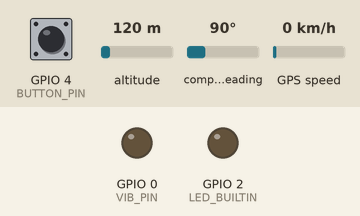
Recording of a sketch running on a simulated ESP8266 (NodeMCU). Shown: output pins drawn as LEDs (lit = HIGH, except the on-board LED, lit = LOW). The test bench sets the inputs (shaded band); at power-on: GPIO 4 (BUTTON_PIN) HIGH, altitude 120 m, compass heading 90°, GPS speed 0 km/h. The GPS gets a fix after 3 s at 37.7749, -122.4194 with 8 satellites; pins used as bus, display or sensor lines are not drawn.

Above: at 1.2 s.
1.3 s: GPIO 4 (BUTTON_PIN) pulled LOW for 3.2 s
At 2.7 s:
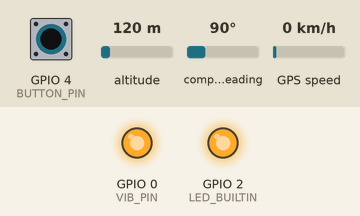
6.6 s: GPIO 4 (BUTTON_PIN) pulled LOW for 1 s
Timing chart, 0 to 9.6 s (numbered marks = the images above; inputs shaded):
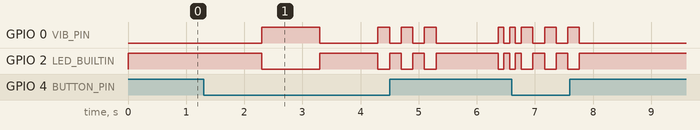

Measured:
- after the input at 1.3 s, GPIO 0 (VIB_PIN): LOW → HIGH after 1.0 s, → LOW 1.0 s later, → HIGH 1.0 s later, → LOW 0.20 s later, … (11 changes in this stretch); GPIO 2 (LED_BUILTIN): HIGH → LOW after 1.0 s, → HIGH 1.0 s later, → LOW 1.0 s later, → HIGH 0.20 s later, … (11 changes in this stretch)

The sketch:

beacon_hc12_active_tinygps.ino
```cpp
#include <ESP8266WiFi.h>
#include <SoftwareSerial.h>
#include <TinyGPS++.h>

#define BUTTON_PIN 4
#define POWER_ON_PIN 5
#define VIB_PIN 0
#define radioSerial Serial

static const int RXPin = 14, TXPin = 12;
static const uint32_t GPSBaud = 9600;
const uint32_t COMMAND_DELAY = 250;
TinyGPSPlus gps;

SoftwareSerial gpsPort(RXPin, TXPin); //Rx-D5, Tx-D6

unsigned long buttonPressedMillis = 0;
unsigned long powerOffPressedMillis = 0;
int buttonInterval = 1000;
int powerOffInterval = 3000;

boolean beaconEnabled = false;
boolean lastButtonState = false;
boolean actionFired = false;

int ledState = HIGH;
unsigned long ledOnMillis = 0;
const long interval = 1000;

String lastSendedMessage = "";
long lastMessageMillis = 0;
long sendMessageInterval = 200;

double defaultAngle;

double beaconLat;
double beaconLong;

double tripodLat;
double tripodLong;

double checkpointLat;
double checkpointLong;

double defaultAzimuth;
double beaconAzimuth;
double angle;

const int HEARTBEAT_INTERVAL = 3000;

boolean heartbeatReceived;
boolean gpsReceived;
unsigned long lastHeartbeatCheckMillis;

double divider = 10000000;

const unsigned char ubxRate5Hz[] PROGMEM =
  { 0x06,0x08,0x06,0x00,200,0x00,0x01,0x00,0x01,0x00 };

const unsigned char ubxDisableVTG[] PROGMEM =
  { 0x06,0x01,0x08,0x00,0xF0,0x05,0x00,0x00,0x00,0x00,0x00,0x01 };

const unsigned char ubxDisableRMC[] PROGMEM =
  { 0x06,0x01,0x08,0x00,0xF0,0x04,0x00,0x00,0x00,0x00,0x00,0x01 };

const unsigned char ubxDisableGSV[] PROGMEM =
  { 0x06,0x01,0x08,0x00,0xF0,0x03,0x00,0x00,0x00,0x00,0x00,0x01 };

static const uint8_t PROGMEM dscrc_table[] = {
    0, 94,188,226, 97, 63,221,131,194,156,126, 32,163,253, 31, 65,
  157,195, 33,127,252,162, 64, 30, 95,  1,227,189, 62, 96,130,220,
   35,125,159,193, 66, 28,254,160,225,191, 93,  3,128,222, 60, 98,
  190,224,  2, 92,223,129, 99, 61,124, 34,192,158, 29, 67,161,255,
   70, 24,250,164, 39,121,155,197,132,218, 56,102,229,187, 89,  7,
  219,133,103, 57,186,228,  6, 88, 25, 71,165,251,120, 38,196,154,
  101, 59,217,135,  4, 90,184,230,167,249, 27, 69,198,152,122, 36,
  248,166, 68, 26,153,199, 37,123, 58,100,134,216, 91,  5,231,185,
  140,210, 48,110,237,179, 81, 15, 78, 16,242,172, 47,113,147,205,
   17, 79,173,243,112, 46,204,146,211,141,111, 49,178,236, 14, 80,
  175,241, 19, 77,206,144,114, 44,109, 51,209,143, 12, 82,176,238,
   50,108,142,208, 83, 13,239,177,240,174, 76, 18,145,207, 45,115,
  202,148,118, 40,171,245, 23, 73,  8, 86,180,234,105, 55,213,139,
   87,  9,235,181, 54,104,138,212,149,203, 41,119,244,170, 72, 22,
  233,183, 85, 11,136,214, 52,106, 43,117,151,201, 74, 20,246,168,
  116, 42,200,150, 21, 75,169,247,182,232, 10, 84,215,137,107, 53};

void sendUBX( const unsigned char *progmemBytes, size_t len ){
  gpsPort.write( 0xB5 ); // SYNC1
  gpsPort.write( 0x62 ); // SYNC2

  uint8_t a = 0, b = 0;
  while (len-- > 0) {
    uint8_t c = pgm_read_byte( progmemBytes++ );
    a += c;
    b += a;
    gpsPort.write( c );
  }

  gpsPort.write( a ); // CHECKSUM A
  gpsPort.write( b ); // CHECKSUM B

}

uint8_t crc8(const uint8_t *addr, uint8_t len) {
  uint8_t crc = 0;
  while (len--) {
    crc = pgm_read_byte(dscrc_table + (crc ^ *addr++));
  }
  return crc;
}

double toRadians(double angle) {
  return (angle * 71) / 4068;
}

double toDegrees(double angle) {
  return (angle * 4068) / 71;
}

double getAzimuth(double p1lat, double p1long, double p2lat, double p2long) {
  p1lat = toRadians(p1lat);
  p1long = toRadians(p1long);
  p2lat = toRadians(p2lat);
  p2long = toRadians(p2long);

  double delta_long = p2long - p1long;
  double y = sin(delta_long) * cos(p2lat);
  double x = cos(p1lat) * sin(p2lat) - sin(p1lat) * cos(p2lat) * cos(delta_long);
  double a = atan2(y, x);
  a = toDegrees(a);

  if (a < 0) {
    return a + 360;
  } else {
    return a;
  }
}

void initVariables(){
  lastSendedMessage = "";
  lastMessageMillis = 0;
  sendMessageInterval = 200;

  defaultAngle = 0;

  beaconLat = 0;
  beaconLong = 0;

  tripodLat = 0;
  tripodLong = 0;

  checkpointLat = 0;
  checkpointLong = 0;

  defaultAzimuth = 0;
  beaconAzimuth = 0;
  angle = 0;

  heartbeatReceived = false;
  gpsReceived = false;
  lastHeartbeatCheckMillis = 0;
}

void setup(){
  pinMode(BUTTON_PIN, INPUT_PULLUP);
  pinMode(POWER_ON_PIN, OUTPUT);
  digitalWrite(POWER_ON_PIN, LOW);

  pinMode(VIB_PIN, OUTPUT);
  digitalWrite(VIB_PIN, LOW);

  Serial.begin(9600);
  gpsPort.begin(9600);

  pinMode(LED_BUILTIN, OUTPUT);
  digitalWrite(LED_BUILTIN, ledState);
  lastHeartbeatCheckMillis = millis();

  initVariables();
  WiFi.forceSleepBegin();
  delay(1);
}

void initExternalDevices(){
  sendUBX(ubxRate5Hz, sizeof(ubxRate5Hz));
  delay(COMMAND_DELAY);
  sendUBX(ubxDisableVTG, sizeof(ubxDisableVTG));
  delay(COMMAND_DELAY);
  sendUBX(ubxDisableRMC, sizeof(ubxDisableRMC));
  delay(COMMAND_DELAY);
  sendUBX(ubxDisableGSV, sizeof(ubxDisableGSV));
}

void loop(){
  handleButton();

  if(beaconEnabled){
    handleGPS();
    handleHeartbeat();
  }
}

void handleButton() {
  boolean currentButtonState = !digitalRead(BUTTON_PIN);

  if (currentButtonState && !lastButtonState) {
    buttonPressedMillis = millis();
    powerOffPressedMillis = millis();

    lastButtonState = currentButtonState;
  };
  if (!actionFired && currentButtonState && (millis() - buttonPressedMillis) >= buttonInterval) {
    ledState = LOW;
    digitalWrite(LED_BUILTIN, LOW);
    digitalWrite(VIB_PIN, HIGH);

    ledOnMillis = millis();
    handleCheckpoint();
    actionFired = true;
  };

//  power on / off
  if(currentButtonState && (millis() - powerOffPressedMillis) >= powerOffInterval){
    flashLED(3, 200);
    if(beaconEnabled){
      digitalWrite(POWER_ON_PIN, LOW);
      beaconEnabled = false;
    }else{
      digitalWrite(POWER_ON_PIN, HIGH);
      initVariables();
      delay(100);
      initExternalDevices();
      beaconEnabled = true;
    };
  };

  if (!currentButtonState && lastButtonState) {
    lastButtonState = currentButtonState;
    actionFired = false;
  };

  if (ledState == LOW) {
    unsigned long currentMillis = millis();
    if (currentMillis - ledOnMillis >= interval) {
      ledState = HIGH;
      digitalWrite(LED_BUILTIN, ledState);
      digitalWrite(VIB_PIN, LOW);
    }
  }
}

void flashLED(int times, long period){
  for(int i = 0; i < times; i++){
    digitalWrite(LED_BUILTIN, LOW);
    digitalWrite(VIB_PIN, HIGH);
    delay(period);
    digitalWrite(LED_BUILTIN, HIGH);
    digitalWrite(VIB_PIN, LOW);
    delay(period);
  }
}

void handleCheckpoint() {
  if (tripodLat == 0 && tripodLong == 0) {
    tripodLat = beaconLat;
    tripodLong = beaconLong;
  } else if (checkpointLat == 0 && checkpointLong == 0) {
    checkpointLat = beaconLat;
    checkpointLong = beaconLong;
    if (tripodLat != 0 && tripodLong != 0 && defaultAzimuth == 0) {
      defaultAzimuth = getAzimuth(tripodLat, tripodLong, checkpointLat, checkpointLong);
    }
  }
}

static void handleGPS() {
  while (gpsPort.available() > 0){
    gps.encode(gpsPort.read());
    if (gps.location.isUpdated()){
      gpsReceived = true;
      beaconLat = gps.location.lat();
      beaconLong = gps.location.lng();
      handleBeaconCoordinates();
    };
  };
}

double modulo(double a, double b) {
  return a - floor(a / b) * b;
}

void handleBeaconCoordinates() {
  if (tripodLat != 0 && tripodLong != 0 && checkpointLat != 0 && checkpointLong != 0) {
    beaconAzimuth = getAzimuth(tripodLat, tripodLong, beaconLat, beaconLong);

    angle = beaconAzimuth - defaultAzimuth;
//    angle = modulo(angle + 180, 360) - 180;
    angle = modulo(angle, 360);
    lastSendedMessage = String(round(truncate(angle, 1) * 10));
    sendMessage(lastSendedMessage);
  }
}

void handleMessage(){
  if(lastSendedMessage != "" && (millis() - lastMessageMillis) >= sendMessageInterval){
    sendMessage(lastSendedMessage);
    lastMessageMillis = millis();
  }
}

static void sendMessage(String msg) {
  String m;
  m = '@' + msg + '@' + hashData(msg) + '\n';
  radioSerial.println(m);
}

String hashData(String data) {
  return String(crc8((const uint8_t*)data.c_str(), data.length()));
}

void handleHeartbeat(){
  if(radioSerial.available() > 0){
    heartbeatReceived = true;
    while (radioSerial.available() > 0) {
      radioSerial.read();
    };
  };

  if((millis() - lastHeartbeatCheckMillis ) >= HEARTBEAT_INTERVAL){
    if(heartbeatReceived){
      heartbeatReceived = false;
      if(gpsReceived){
        gpsReceived = false;
      }else{
        flashLED(1, 100);
      };
    }else{
      flashLED(2, 100);
    };

    lastHeartbeatCheckMillis  = millis();
  }
}

double truncate(double val, byte dec)
{
    double x = val * pow(10, dec);
    double y = round(x);
    double z = x - y;
    if ((int)z == 5)
    {
        y++;
    } else {}
    x = y / pow(10, dec);
    return x;
}
```
